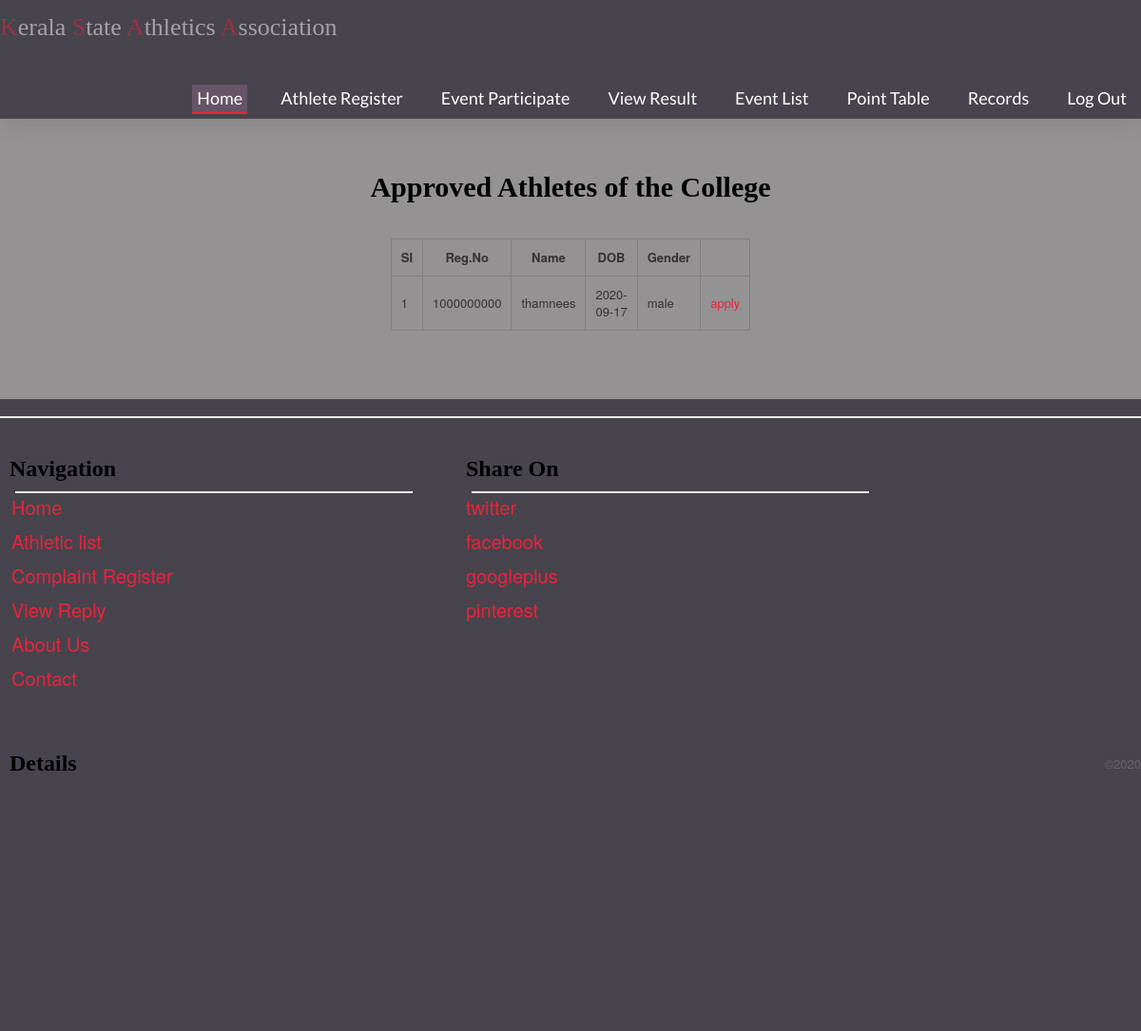
The app's page /meetApply.php (signed in), older data.
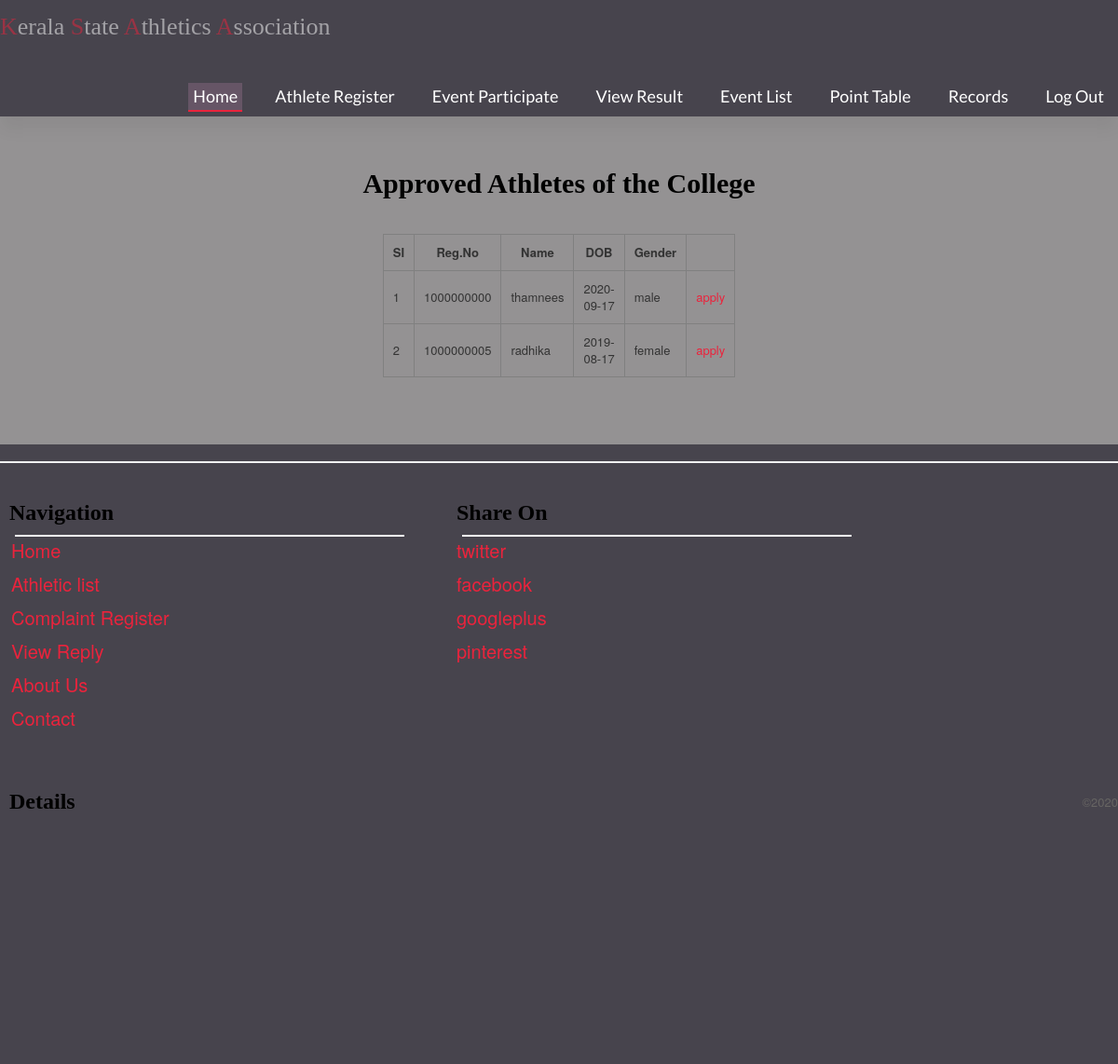
The same page, newer data.
### tables this page shows
CREATE TABLE `athlete_registration` (
  `ath_id` int(11) NOT NULL COMMENT 'athlete id',
  `name` varchar(25) DEFAULT NULL COMMENT 'name of athlete',
  `dob` date DEFAULT NULL COMMENT 'date of birth',
  `gender` varchar(7) DEFAULT NULL COMMENT 'gender of athlete',
  `email` varchar(30) DEFAULT NULL COMMENT 'email of athlete',
  `phone` int(11) DEFAULT NULL COMMENT 'athlete phone number',
  `father_name` varchar(30) DEFAULT NULL COMMENT 'name of father',
  `mother_name` varchar(30) DEFAULT NULL COMMENT 'name of mother',
  `dist` varchar(15) DEFAULT NULL COMMENT 'district',
  `address` varchar(50) DEFAULT NULL COMMENT 'address',
  `pin` int(11) DEFAULT NULL COMMENT 'pin number',
  `coach` varchar(30) DEFAULT NULL COMMENT 'name of coach',
  `blood` varchar(5) DEFAULT NULL COMMENT 'blood group',
  `aadhar` varbinary(30) DEFAULT NULL COMMENT 'aadhar number',
  `photo` varbinary(30) DEFAULT NULL COMMENT 'athlete photo',
  `regno` varchar(15) DEFAULT NULL COMMENT 'register number',
  `clgid` int(11) DEFAULT NULL COMMENT 'registered college id',
  `approve` varchar(10) DEFAULT NULL COMMENT 'spprove or not'
);

### meetApply.php (the view, shortened to what this page needs)
<!DOCTYPE html PUBLIC "-//W3C//DTD XHTML 1.0 Transitional//EN" "http://www.w3.org/TR/xhtml1/DTD/xhtml1-transitional.dtd">
<html xmlns="http://www.w3.org/1999/xhtml">
<head>
</head>
<?php include("clg_header.php")?>
<body>
<center>
    <h1>Approved Athletes of the College</h1>
    <br><br>
<form action="" method="post">
<table width="200" border="1" cellspacing="0" cellpadding="10">
  <tr>
    <th scope="col">SI</th>
    <th scope="col">Reg.No</th>
    <th scope="col">Name</th>
    <th scope="col">DOB</th>
    <th scope="col">Gender</th>
  </tr>
<?php
include("connection.php");
$clg_id=$_SESSION['lid'];
$rs=mysqli_query($con,"select athlete_registration.* from athlete_registration where clgid='$clg_id' and approve='approved';");
$i=1;
while($row=mysqli_fetch_array($rs))
{
?>
  <tr>
    <td scope="col"><?php echo $i?></td>
    <td scope="col"><?php echo $row[15]?></td>
    <td scope="col"><?php echo $row[1]?></td>
    <td scope="col"><?php echo $row[2]?></td>
    <td scope="col"><?php echo $row[3]?></td>
    <td scope="col"><a href="eventApply.php?gender=<?php echo $row[3]?>&ath_id=<?php echo $row[0]?>">apply</a></td>
    </tr>
    <?php
 $i++;
}
 ?>
</table>
</form>
</center>
</body>
<?php include("clg_footer.php")?>
</html>

### clg_header.php (shortened to what this page needs)
<!DOCTYPE html>
<html lang="en">
<head>
<link href="css/bootstrap.css" rel="stylesheet">
<link href="css/bootstrap-responsive.css" rel="stylesheet">
</head>
<body>
<div class="navbar navbar-fixed-top">
  <div class="navbar-inner">
    <div class="container"> <a class="brand" href="index.php"><span class="color-highlight"></span>erala <span class="color-highlight">S</span>tate <span class="color-highlight"></span>thletics <span class="color-highlight"></span>ssociation</a>
      <div class="nav-collapse">
        <ul class="nav pull-right">
          <li class="active"><a href="clgHome.php">Home</a></li>
          <li><a href="athleteRegister.php">Athlete Register</a></li>
          <li><a href="meetView.php">Event Participate</a></li>
          <li><a href="resultViewclg.php">View Result</a></li>
          <li><a href="eventGenderclg.php">Event List</a></li>
          <li><a href=".php">Point Table</a></li>
          <li><a href=".php">Records</a></li>
          <li><a href="logout.php">Log Out</a></li>
        </ul>
      </div>
    </div>
  </div>
</div>
<br><br><br>

### connection.php (shortened to what this page needs)
<!DOCTYPE html PUBLIC "-//W3C//DTD XHTML 1.0 Transitional//EN" "http://www.w3.org/TR/xhtml1/DTD/xhtml1-transitional.dtd">
<html xmlns="http://www.w3.org/1999/xhtml">
<head>
</head>
<body>
</body>
</html>

### clg_footer.php (shortened to what this page needs)
<br><br><br>
<div class="container">
  <hr>
  <footer class="row">
    <div>
      <div class="span4">
        <div class="is-padded">
          <nav>
            <h2>Navigation</h2>
            <hr>
            <ul>
              <li><a href="clgHome.php" title="home">Home</a></li>
              <li><a href="athleteListclg.php">Athletic list</a></li>
              <li><a href="complaintRegister.php">Complaint Register</a></li>
              <li><a href=".php">View Reply</a></li>
              <li><a href="" title="about">About Us</a></li>
              <li><a href="" title="contact">Contact</a></li>
            </ul>
          </nav>
        </div>
      </div>
      <div class="span4">
        <div class="is-padded">
          <h2>Share On</h2>
          <hr>
          <a href="https://www.twitter.com">twitter</a>
          <br>
          <br>
          <a href="https://www.facebook.com">facebook</a>
          <br>
          <br>
          <a href="https://www.googleplus.com">googleplus</a>
          <br>
          <br>
          <a href="https://www.pinterest.com">pinterest</a>
          </div>
      </div>
      <div class="span4">
        <div class="is-padded">
          <h2>Details</h2>
        </div>
      </div>
    </div>
    <p> &copy;2020<br>
     </p>
  </footer>
</div>
</body>
</html>

Row changes from the older to the newer data that the page shows:
added athlete_registration: regno "1000000005", name "radhika", dob "2019-08-17", gender "female"
